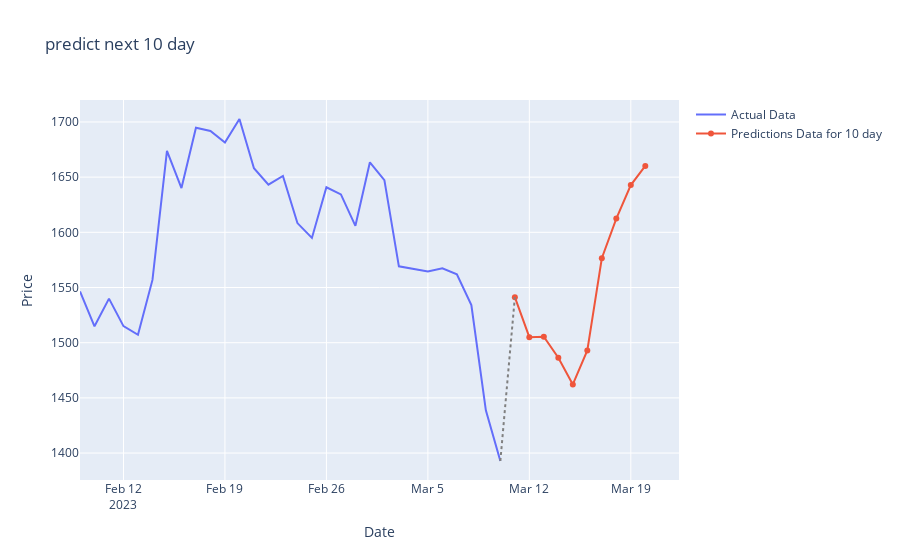

Notebook code for this chart:
### Code cell
actual_x = y_future_data.index
actual_y = y_future_data['Adj Close']
pred_x = prediction_df.index
pred_y = prediction_df['Adj Close']

fig = go.Figure()
fig.add_trace(go.Scatter(x=actual_x, y=actual_y, name='Actual Data'))
fig.add_trace(go.Scatter(x=pred_x, y=pred_y,
              name='Predictions Data for 10 day'))

fig.add_shape(type='line',
              x0=actual_x[-1], y0=actual_y[-1],
              x1=pred_x[0], y1=pred_y[0],
              line=dict(color='grey', width=2, dash='dot'))

fig.update_layout(
    xaxis_title='Date',
    yaxis_title='Price',
    title='predict next 10 day '
)

fig.show()

### Figure 1 — Plotly figure (JSON) as saved in the notebook; plotly's stock layout.template omitted (floating-point values rounded to 4 significant figures)
{"data": [{"name": "Actual Data", "type": "scatter", "x": ["2023-02-09T00:00:00", "2023-02-10T00:00:00", "2023-02-11T00:00:00", "2023-02-12T00:00:00", "2023-02-13T00:00:00", "2023-02-14T00:00:00", "2023-02-15T00:00:00", "2023-02-16T00:00:00", "2023-02-17T00:00:00", "2023-02-18T00:00:00", "2023-02-19T00:00:00", "2023-02-20T00:00:00", "2023-02-21T00:00:00", "2023-02-22T00:00:00", "2023-02-23T00:00:00", "2023-02-24T00:00:00", "2023-02-25T00:00:00", "2023-02-26T00:00:00", "2023-02-27T00:00:00", "2023-02-28T00:00:00", "2023-03-01T00:00:00", "2023-03-02T00:00:00", "2023-03-03T00:00:00", "2023-03-04T00:00:00", "2023-03-05T00:00:00", "2023-03-06T00:00:00", "2023-03-07T00:00:00", "2023-03-08T00:00:00", "2023-03-09T00:00:00", "2023-03-10T00:00:00"], "y": [1546.0, 1515.0, 1540.0, 1515.0, 1507.0, 1557.0, 1674.0, 1640.0, 1695.0, 1692.0, 1681.0, 1703.0, 1658.0, 1643.0, 1651.0, 1608.0, 1595.0, 1641.0, 1634.0, 1606.0, 1663.0, 1647.0, 1569.0, 1567.0, 1564.0, 1567.0, 1562.0, 1534.0, 1439.0, 1393.0]}, {"name": "Predictions Data for 10 day", "type": "scatter", "x": ["2023-03-11T00:00:00", "2023-03-12T00:00:00", "2023-03-13T00:00:00", "2023-03-14T00:00:00", "2023-03-15T00:00:00", "2023-03-16T00:00:00", "2023-03-17T00:00:00", "2023-03-18T00:00:00", "2023-03-19T00:00:00", "2023-03-20T00:00:00"], "y": [1541.0, 1505.0, 1505.0, 1486.0, 1462.0, 1493.0, 1577.0, 1612.0, 1643.0, 1660.0]}], "layout": {"shapes": [{"line": {"color": "grey", "dash": "dot", "width": 2}, "type": "line", "x0": "2023-03-10T00:00:00", "x1": "2023-03-11T00:00:00", "y0": 1393.0, "y1": 1541.0}], "title": {"text": "predict next 10 day "}, "xaxis": {"title": {"text": "Date"}}, "yaxis": {"title": {"text": "Price"}}}}
